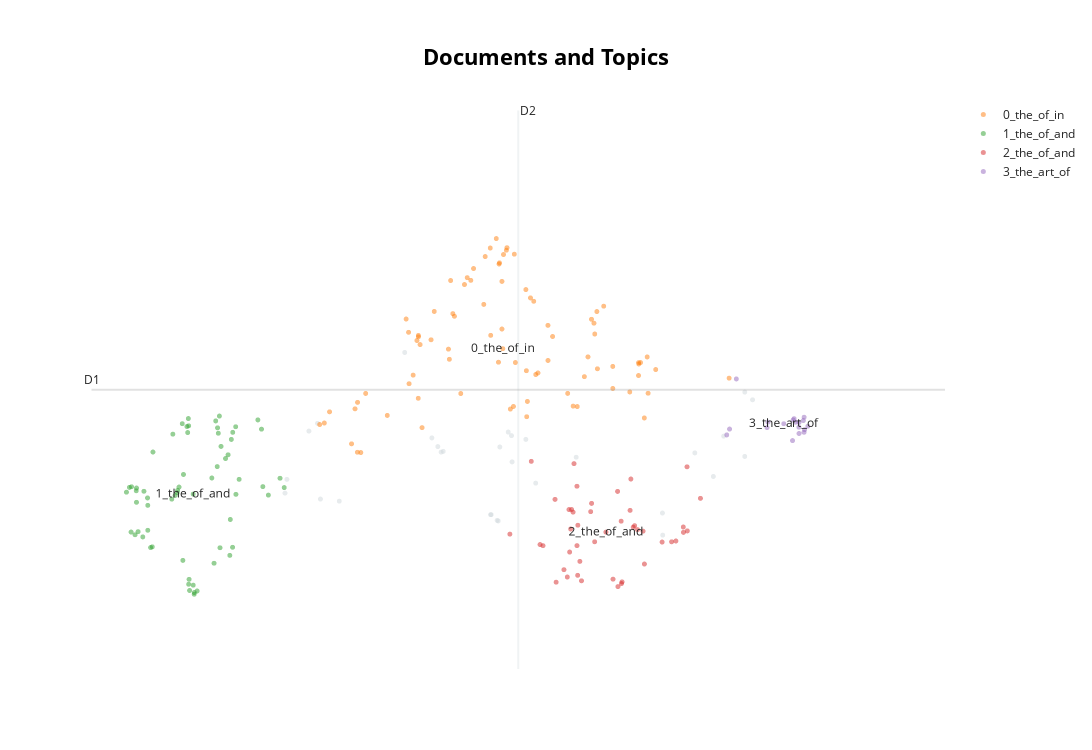

Notebook cell for this chart:
### Code cell
model.visualize_documents(questions)

### Figure 1 — Plotly figure (JSON) as saved in the notebook; plotly's stock layout.template omitted (floating-point values rounded to 4 significant figures)
{"data": [{"hoverinfo": "text", "hovertext": ["Why was there a sudden spurt in famines in colonial India since the mid-eighteenth century? Give reasons.", "Krishnadeva Raya, the King of Vijayanagar, was not only an accomplished scholar himself but was also a great patron of learning and literature. Discuss.", "Analyze the factors for the highly decentralized cotton textile industry in India.", "Why did the industrial revolution first occur in England? Discuss the quality of life of the people there during the industrialization. How does it compare with that in India at present times?", "Identify and discuss the factors responsible for diversity of natural vegetation in India. Assess the significance of wildlife sanctuaries in rain forests regions of India.", "Examine how the decline of traditional artisanal industry in colonial India crippled the rural economy.", "Assess the main administrative issues and socio-cultural problems in the integration process of Indian Princely States.", "Mention the advantages of the cultivation of pulses because of which the year 2016 was declared as the International Year of Pulses by United Nations.", "‘Latecomer’ Industrial Revolution in Japan involved certain factors that were markedly different from what West had experienced.” Analyze.", "“Africa was chopped into states artificially created by accidents of European competition.” Analyze.", "Has the formation of linguistic States strengthened the cause of Indian Unity?", "Discuss the role of women in the freedom struggle especially during the Gandhian phase.", "Defying the barriers of age, gender and religion, the Indian women became the torchbearer during the struggle for freedom in India. Discuss.", "Taxila university was one of the oldest universities of the world with which were associated a number of renowned learned personalities of different disciplines. Its strategic location caused its fame to flourish, but unlike Nalanda, it is not considered as a university in the modern sense. Discuss.", "Why did the Green Revolution in India virtually by-pass the eastern region despite fertile soil and good availability of water?", "Growing feeling of regionalism is an important factor in generation of demand for a separate state. Discuss.", "Describing the distribution of rubber producing countries, indicate the major environmental issues faced by them.", "Why are the tribals in India referred to as 'the Scheduled Tribes? Indicate the major provisions in the Constitution of India for their upliftment.", "From being net food importer in 1960s, India has emerged as a net food exporter to the world. Provide reasons.", "Evaluate the nature of the Bhakti Literature and its contribution to Indian culture.", "The Bhakti movement received a remarkable re-orientation with the advent of Sri Chaitanya Mahaprabhu. Discuss.", "Explain the role of geographical factors towards the development of Ancient India.", "Defining blue revolution, explain the problems and strategies for pisciculture development in India.", "Discuss whether formation of new states in recent times is beneficial or not for the economy of India.", "Discuss the factors for localisation of agro-based food processing industries of North-West India.", "Discuss the natural resource potentials of ‘Deccan trap’.", "Discuss the multi-dimensional implications of uneven distribution of mineral oil in the world.", "To what extent has the urban planning and culture of the Indus Valley Civilization provided inputs to the present day urbanization?\nDiscuss.", "What were the major technological changes introduced during the Sultanate period? How did those technological changes influence the Indian society?", null], "marker": {"color": "#CFD8DC", "opacity": 0.5, "size": 5}, "mode": "markers+text", "name": "other", "showlegend": false, "type": "scattergl", "x": [8.287, 11.23, 7.377, 8.271, 5.364, 8.19, 8.664, 7.504, 8.182, 8.8, 8.468, 10.54, 10.54, 11.67, 6.108, 8.423, 5.691, 9.355, 7.532, 11.38, 10.98, 11.67, 5.849, 8.308, 7.458, 5.39, 5.809, 7.004, 11.77, 8.476], "y": [6.405, 6.903, 7.335, 6.411, 6.717, 6.476, 7.319, 7.176, 6.475, 6.829, 7.361, 6.246, 6.494, 7.128, 6.627, 7.401, 7.412, 7.119, 7.184, 7.356, 7.167, 7.849, 6.65, 7.234, 7.238, 6.871, 7.499, 8.293, 7.762, 7.067]}, {"hoverinfo": "text", "hovertext": ["Smart cities in India cannot sustain without smart vilages. Discuss this statement in the backdrop of rural urban integration.", "Are tolerance, assimilation and pluralism the key elements in the making of an Indian form of secularism? Justify your answer.", "Given the diversities among the tribal communities in India, in which specific contexts should they be considered as a single category?", "Critically examine whether growing population is the cause of poverty OR poverty is the mains cause of population increase in India.", "‘Despite implementation of various programmes for eradication of poverty by the government in India, poverty is still existing’. Explain by giving reasons.", "How does India see its place in the economic space of rising natural resources rich Africa?", "“The growth of cities as I.T. hubs has opened up new avenues of employment, but has also created new problems”. Substantiate this statement with examples", "Why is India considered as a sub-continent? Elaborate your answer.", "Child cuddling is now being replaced by mobile phones. Discuss its impact on the socialization of children.", "Do we have cultural pockets of small India all over the nation? Elaborate with examples.", "Do you agree that there is a growing trend of opening new sugar mills in southern states of India? Discuss with justification.", "What is the basis of regionalism? Is it that unequal distribution of benefits of development on regional basis eventually promotes regionalism? Substantiate your answer.", "Discuss the various economic and\nsocio-cultural forces that are driving increasing feminization of agriculture in India.", "What is Cryptocurrency? How does it affect global society? Has it been affecting Indian society also?", "How do you explain the statistics that show that the sex ratio in Tribes in India is more favourable to women than the sex ratio among Scheduled Castes?", "\"An essential condition to eradicate poverty is to liberate the poor from the process of deprivation.\" Substantiate this statement with suitable examples.", "How have digital initiatives in India contributed to the functioning of the education system in the country? Elaborate your answer.", "Do you think marriage as a sacrament in loosing its value in Modern India?", "How does patriarchy impact the position of a middle class working woman in India?", "India has immense potential of solar energy though there are regional variations in its developments. Elaborate.", "How do the Indian debates on secularism differ from the debates in the West?", "Distinguish between religiousness/religiosity and communalism giving one example of how the former has got transformed into the latter in independent India.", "Debate the issue whether and how contemporary movements for assertion of Dalit identity work towards annihilation of caste.", "Analyze the salience of ‘sect’ in Indian society vis-a-vis caste, region and religion.", "“Empowering women is the key to control population growth.” Discuss.", "Can the strategy of regional resource-based manufacturing help in promoting employment in India?", "Why is caste identity in India both fluid and static?", "“Caste system is assuming new identities and associational forms. Hence, caste system cannot be eradicated in India.”", "Does urbanization lead to more segregation and/or marginalization of the poor in Indian metropolises?", "Critically examine the effect of globalization on the aged population in India.", "How is efficient and affordable urban mass transport key to the rapid economic development in India?", "The life cycle of a joint family depends on economic factors rather than social values. Discuss.", "Trace the rise and growth of socio-religious reform movements with special reference to Young Bengal and Brahmo Samaj.", "Globalisation is generally said to promote cultural homogenisation but due to this cultural specificities appear to be strengthened in the Indian society.’ Elucidate.", "‘Women’s movement in India has not addressed the issues of women of lower social strata.’ Substantiate your view.", "With a brief background of quality of urban life in India, introduce the objectives and strategy of the 'Smart City Programme'.", "Discuss the changes in the trends of labour migration within and outside India in the last four decades.", "Discuss the impact of post-liberal economy on ethnic identity and communalism.", "Discuss the positive and negative effects of globalization on women in India?", "It is said that India has substantial reserves of shale oil and gas, which can feed the needs of the country for quarter century. However, tapping of the resource does not appear to be high on the agenda. Discuss critically the availability and issues involved.", "The spirit of tolerance and love is not only an interesting feature of Indian society from very early times, but it is also playing an important part at the present. Elaborate.", "What are the main socio-economic implications arising out of the development of IT industries in major cities of India?", "What makes the Indian society unique in sustaining its culture? Discuss.", "Examine the potential of wind energy in India and explain the reasons for their limited spatial spread.", "Discuss the main objectives of Population Education and point out the measures to achieve them in India in detail.", "Examine the uniqueness of tribal knowledge system when compared with mainstream knowledge and cultural systems.", "What is the significance of Industrial Corridors in India? Identifying industrial corridors, explain their main characteristics.", "Do you agree that regionalism in India appears to be a consequence of rising cultural assertiveness? Argue.", "Discuss the various social problems which originated out of the speedy process of urbanization in India.", "Why did human development fail to keep pace with economic development in India?", "With growing scarcity of fossil fuels, the atomic energy is gaining more and more significance in India. Discuss the availability of raw material required for the generation of atomic energy in India and in the world.", "Is diversity and pluralism in India under threat due to globalisation? Justify your answer.", "What are the main features of Vedic society and religion? Do you think some of the features are still prevailing in Indian society?", "Customs and traditions suppress reason leading to obscurantism. Do you agree?", "How does Indian society maintain continuity in traditional social values? Enumerate the changes taking place in it.", "Sufis and medieval saints failed to modify either the religious ideas and practices or the outward structure of Hindu/ Muslim societies to any appreciable extent. Comment.", "Account for the change in the spatial pattern of the Iron and Steel industry in the world.", "The women’s questions arose in modern India as a part of the 19th century social reform movement. What are the major issues and debates concerning women in that period?", "Petroleum refineries are not necessarily located nearer to crude oil producing areas, particularly in many of the developing countries. Explain its implications.", "Mention core strategies for the transformation of aspirational districts in India and explain the nature of convergence, collaboration and competition for its success.", "What are the challenges to our cultural practices in the name of secularism?", "Account for the present location of iron and steel industries away from the source of raw material, by giving examples.", "Are we losing our local identity for the global identity? Discuss.", "Elucidate the relationship between globalization and new technology in a world of scarce resources, with special reference to India.", "Write a critical note on the evolution and significance of the slogan, ‘Jai Jawan, Jai Kisan’.", "COVID-19 pandemic accelerated class inequalities and poverty in India. Comment.", "Examine the role of ‘Gig Economy’ in the process of empowerment of women in India.", "Bring out the socio-economic effects of the introduction of railways in different countries of the world", "Why do some of the most prosperous regions of India have an adverse sex ratio for women? Give your arguments.", "Explain why suicide among young women is increasing in Indian Society.", "How the Indian concept of secularism different from the western model of secularism?\nDiscuss.", "“Male membership needs to be encouraged in order to make women’s organization free from gender bias.” Comment.", "How is the growth of Tier 2 cities related to the rise of a new middle class with an emphasis on the culture of consumption?", "Explore and evaluate the impact of ‘Work From Home’ on family relationships.", "‘Communalism arises either due to power struggle or relative deprivation.’ Argue by giving suitable illustrations.", "What are the continued challenges for women in India against time and space?", "Describe any four cultural elements of diversity in India and rate their relative significance in building a national identity.", "Despite India being one of the countries of the Gondwanaland, its mining industry contributes much less to its Gross Domestic Product(GDP) in percentage. Discuss.", "In the context of the diversity of India, can it be said that the regions form cultural units rather than the States? Give reasons with examples for your view point.", "Mumbai, Delhi and Kolkata are the three Mega cities of the country but the air pollution is much more serious probelm in Delhi as compared to the other two. Why is this so?", "“Inspite of adverse environmental impact, coal mining is still inevitable for development”.\nDiscuss", "Has caste lost its relevance in understanding the multi- cultural Indian Society? Elaborate your answer with illustrations.", "To what extent globalization has influenced the core of cultural diversity in India? Explain.", null], "marker": {"opacity": 0.5, "size": 5}, "mode": "markers+text", "name": "0_the_of_in", "text": ["", "", "", "", "", "", "", "", "", "", "", "", "", "", "", "", "", "", "", "", "", "", "", "", "", "", "", "", "", "", "", "", "", "", "", "", "", "", "", "", "", "", "", "", "", "", "", "", "", "", "", "", "", "", "", "", "", "", "", "", "", "", "", "", "", "", "", "", "", "", "", "", "", "", "", "", "", "", "", "", "", "", "", "0_the_of_in"], "textfont": {"size": 12}, "type": "scattergl", "x": [7.172, 10.21, 9.313, 7.824, 7.861, 6.765, 7.192, 11.45, 8.728, 8.686, 7.242, 8.452, 8.337, 8.183, 8.507, 7.948, 7.664, 9.609, 8.358, 6.356, 10.21, 9.856, 9.638, 9.856, 8.107, 7.19, 9.598, 9.732, 7.409, 8.522, 7.215, 8.773, 10.34, 8.801, 8.259, 7.057, 8.29, 9.031, 8.337, 5.903, 10.09, 7.365, 9.467, 6.403, 7.911, 9.369, 7.064, 8.495, 7.604, 7.616, 6.276, 8.83, 9.646, 10.33, 9.516, 10.44, 6.469, 8.406, 5.839, 7.686, 10.24, 6.358, 8.968, 7.773, 10.29, 7.634, 8.088, 7.12, 8.303, 8.298, 10.21, 8.177, 7.192, 8.665, 8.967, 8.398, 9.238, 6.324, 8.677, 7.024, 5.975, 9.564, 8.672, 8.349], "y": [8.427, 8.035, 7.691, 9.054, 9.131, 7.588, 8.468, 8.005, 8.904, 7.744, 7.451, 7.659, 9.089, 8.485, 9.394, 9.233, 8.728, 8.499, 9.39, 7.175, 8.164, 7.889, 8.751, 8.137, 9.368, 7.78, 8.621, 8.811, 8.752, 8.18, 8.381, 8.866, 7.836, 8.045, 9.569, 8.519, 8.184, 8.472, 8.555, 7.502, 7.85, 8.435, 8.022, 7.171, 9.101, 7.687, 7.943, 7.688, 8.33, 8.217, 7.269, 8.064, 8.11, 8.243, 8.243, 8.101, 7.834, 9.467, 7.485, 8.698, 8.18, 7.734, 8.203, 7.833, 7.559, 9.099, 8.832, 8.039, 9.297, 9.284, 8.179, 9.463, 8.484, 8.997, 8.596, 9.439, 7.834, 7.661, 7.573, 8.668, 7.627, 8.665, 8.088, 8.335]}, {"hoverinfo": "text", "hovertext": ["How can the mountain ecosystem be restored from the negative impact of development initiatives and tourism?", "Account for variations in oceanic salinity and discuss its multi-dimensional effects.", "Explain the formation of thousands of islands in Indonesian and Philipines archipelagos.", "Discuss the geophysical characteristics of Circum- Pacific Zone.", "Bring out the relationship between the shrinking Himalayan glaciers and the symptoms of climate change in the Indian sub-continent.", "South China Sea has assumed great geopolitical significance in the present context. Comment.", "How are the fjords formed? Why do they constitute some of the most picturesque areas of the world?", "Major hot deserts in northern hemisphere are located between 20-30 deg N latitudes and on the western sides of the continents. Why?", "Most of the unusual climatic happenings are explained as an outcome of the El-Nino effect. Do you agree?", "What is water stress? How and why does it differ regionally in India?", "Discuss the consequences of climate change on the food security in tropical countries.", "Define mantle plume and explain its role in plate tectonics.", "The states of Jammu and Kashmir, Himachal Pradesh and Uttarakhand are reaching the limits of ecological carrying capacity due to tourism. Critically evaluate.", "Why are the world’s fold mountain systems located along the margins of continents? Bring out the association between the global distribution of fold mountains and the earthquakes and volcanoes.", "The interlinking of rivers can provide viable solutions to the multi-dimensional inter-related problems of droughts, floods and interrupted navigation. Critically examine.", "Mention the significance of straits and isthmus in international trade.", "There is no formation of deltas by rivers on the Western Ghats. Why?", "Bring out the causes for more frequent occurrence of landslides in the Himalayas than in the Western Ghats.", "Why is the South-West monsoon called ‘Purvaiya’ (easterly) in Bhojpur Region? How has this directional seasonal wind system influenced the cultural ethos of the region?", "How do ocean currents and water masses differ in their impacts on marine life and coastal environment? Give suitable examples.", "Briefly mention the alignment of major mountain ranges of the world and explain their impact on local weather conditions, with examples.", "How will the melting of Himalayan glaciers have a far- reaching impact on the water resources of India?", "Account for the huge flooding of million cities in India including the smart ones like Hyderabad and Pune. Suggest lasting remedial measures.", "Assess the impact of global warming on the coral life system with examples.", "The process of desertification does not have climate boundaries. Justify with examples.", "Why is India taking keen interest in the Arctic region?", "How do the melting of the Arctic ice and glaciers of the Antarctic differently affect the weather patterns and human activities on the Earth? Explain.", "Differentiate the causes of landslides in the Himalayan region and Western Ghats.", "Discuss the meaning of colour-coded weather warnings for cyclone prone areas given by India Meteorological department.", "\"The Himalayas are highly prone to landslides.\" Discuss the causes and suggest suitable measures of mitigation.", "Discuss the concept of air mass and explain its role in macro-climatic changes.", "What characteristics can be assigned to monsoon climate that succeeds in feeding more than 50 percent of the world population residing in Monsoon Asia?", "Present an account of the Indus Water Treaty and examine its ecological, economic and political implications in the context of changing bilateral relations.", "The effective management of land and water resources will drastically reduce the human miseries. Explain.", "Critically evaluate the various resources of the oceans which can be harnessed to meet the resource crisis in the world.", "India is well endowed with fresh water resources. Critically examine why it still suffers from water scarcity.", "In what way can floods be converted into a sustainable source of irrigation and all-weather inland navigation in India?", "Describe the characteristics and types of primary rocks.", "Tropical cyclones are largely confined to South China Sea, Bay of Bengal and Gulf of Mexico. Why?", "Comment on the resource potentials of the long coastline of India and highlight the status of natural hazard preparedness in these areas.", "Major cities of India are becoming more vulnerable to flood conditions. Discuss.", "How does the cryosphere affect global climate?", "The recent cyclone on the east coast of India was called ‘Phailin’. How are the tropical cyclones named across the world? Elaborate.", "What are the forces that influence ocean currents? Describe their role in fishing industry of the world.", "what are the environmental implications of the reclamation of the water bodies into urban land use? Explain with examples.", "Bring out the causes for the formation of heat islands in the urban habitat of the world.", "How far do you agree that the behaviour of the Indian monsoon has been changing due to humanizing landscape? Discuss.", "Discuss the causes of depletion of mangroves and explain their importance in maintaining coastal ecology.", "Mention the global occurrence of volcanic eruptions in 2021 and their impact on regional environment.", "Why is Indian Regional Navigational Satellite System (IRNSS) needed? How does it help in navigation?", "Explain the factors responsible for the origin of ocean currents. How do they influence regional climates, fishing and navigation?", "Why is the world today confronted with a crisis of availability of and access to freshwater resources?", "How does the Juno Mission of NASA help to understand the origin and evolution of the Earth?", "What are the economic significances of discovery of oil in Arctic Sea and its possible environemental consequences?", "What do you understand by the phenomenon of ‘temperature inversion’ in meteorology? How does it affect weather and the habitants of the place?", "Enumerate the problems and prospects of inland water transport in India.", "“The ideal solution of depleting ground water resources in India is water harvesting system.” How can it be made effective in urban areas?", "What do you understand by the theory of continental drift? Discuss the prominent evidences in its support.", "Examine the status of forest resources of India and its resultant impact on climate change.", "In what way micro-watershed development projects help in water conservation in\ndrought-prone and semi-arid regions of India?", "Troposphere is a very significant atmospheric layer that determines weather processes.\nHow?", "What are the consequences of spreading of ‘Dead Zones’ on marine ecosystem?", null], "marker": {"opacity": 0.5, "size": 5}, "mode": "markers+text", "name": "1_the_of_and", "text": ["", "", "", "", "", "", "", "", "", "", "", "", "", "", "", "", "", "", "", "", "", "", "", "", "", "", "", "", "", "", "", "", "", "", "", "", "", "", "", "", "", "", "", "", "", "", "", "", "", "", "", "", "", "", "", "", "", "", "", "", "", "", "1_the_of_and"], "textfont": {"size": 12}, "type": "scattergl", "x": [5.06, 4.043, 3.522, 3.415, 3.911, 4.645, 3.964, 3.328, 3.554, 4.439, 4.691, 3.309, 5.353, 3.483, 4.487, 4.607, 3.972, 3.892, 4.039, 4.056, 3.483, 4.361, 4.465, 4.119, 3.43, 4.614, 3.479, 3.887, 4.02, 3.858, 3.325, 4.03, 4.735, 5.042, 4.391, 4.629, 4.45, 3.812, 3.826, 5.296, 4.414, 3.26, 3.956, 4.106, 4.992, 3.328, 4.044, 4.121, 3.35, 4.548, 4.049, 4.435, 3.255, 4.473, 3.19, 4.648, 4.688, 3.545, 5.136, 4.584, 3.232, 4.159, 4.105], "y": [6.789, 5.696, 6.107, 6.226, 6.785, 6.11, 5.963, 6.774, 7.177, 7.448, 6.703, 6.25, 6.779, 6.3, 7.24, 6.019, 6.926, 6.747, 7.552, 5.626, 6.58, 6.886, 7.58, 5.583, 6.737, 6.422, 6.663, 6.721, 7.462, 6.691, 6.743, 7.395, 6.871, 7.433, 5.931, 7.319, 7.388, 6.65, 7.378, 6.883, 7.526, 6.788, 7.495, 5.686, 7.537, 6.614, 7.471, 5.603, 6.285, 7.104, 5.751, 7.014, 6.28, 6.105, 6.727, 7.398, 7.461, 6.115, 6.695, 7.146, 6.781, 5.62, 6.705]}, {"hoverinfo": "text", "hovertext": ["What were the events that led to the Suez Crisis in 1956? How did it deal a final blow to Britain’s self-image as a world power?", "In what ways did the navel mutiny prove to be the last nail in the coffin of British colonial aspirations in India?", "What were the major political, economic and social developments in the world which motivated the anti-colonial in India?", "Many voices had strengthened and enriched the nationalist movement during the Gandhian phase. Elaborate.", "To what extend can Germany be held responsible for causing the two World Wars? Discuss critically.", "Assess the role of British imperial power in complicating the process of transfer of power during the 1940s.", "What problems are germane to the decolonization process in the Malay Peninsula?", "The New Economic Policy – 1921 of Lenin had influenced the policies adopted by India soon after independence. Evaluate.", "How difficult would have been the achievement of Indian independence without Mahatma Gandhi? Discuss.", "Why indentured labour was taken by the British from India to their colonies? have they been able to preserve their cultural identity over there?", "It would have been difficult for the Constituent Assembly to complete its historic task of drafting the Constitution for Independent India in just three years, but its experience gained with the Government of India Act, 1935\n.Discuss.", "Critically discuss the objectives of Bhoodan and Gramdan movements initiated by AcharyaVinobhaBhave and their success.", "To what extent did the role of the moderates prepare a base for the wider freedom movement? Comment.", "Explain how the Uprising of 1857 constitutes an important watershed in the evolution of British policies towards colonial India.", "The 1857 uprising was the culmination of the recurrent, big and small local rebellions that had occurred in the preceding hundred years of British rule. Elucidate.", "The political and administrative reorganization of states and territories has been a continuous ongoing process since the mid-nineteenth century. Discuss with examples.", "“In many ways, Lord Dalhousie was the founder of modern India.” Elaborate.", "What policy instruments were deployed to contain the Great Economic Depression?", "Explain how the foundations of the modern world were laid by the American and French Revolutions.", "Highlight the importance of the new objectives that got added to the vision of Indian Independence since the twenties of the last century.", "Mahatma Gandhi and Dr. B R Ambedkar, despite having divergent approaches and strategies, had a common goal of amelioration of the downtrodden. Elucidate.", "How did the colonial rule affect the tribals in India and what was the tribal response to the colonial oppression?", "What was the difference between Mahatma Gandhi and Rabindranath Tagore in their approach towards education and nationalism?", "Examine critically the various facets of economic policies of the British in India from mid-eighteenth century till independence.", "Clarify how mid-eighteenth century India was beset with the spectre of a fragmented polity.", "Since the decade of the 1920s, the national movement acquired various ideological strands and thereby expanded its social base. Discuss.", "Why did the ‘Moderates’ failed to carry conviction with the nation about their proclaimed ideology and political goals by the end of the nineteenth century?", "Evaluate the policies of Lord Curzon and their long term implications on the national movements.", "The anti-colonial struggles in West Africa were led by the new elite of Western-educated Africans.", "Whereas the British planters had developed tea gardens all along the Shivaliks and Lesser Himalayas from Assam to Himachal Pradesh, in effect they did not succeed beyond the Darjeeling area. Explain.", "Though not very useful from the point of view of a connected political history of South India, the Sangam literature portrays the social and economic conditions of its time with remarkable vividness. Comment.", "Analyze the circumstances that led to the Tashkent Agreement in 1966. Discuss the highlights of the Agreement.", "Several foreigners made India their homeland and participated in various movements.\nAnalyze their role in the Indian struggle for freedom.", "Examine the linkages between the nineteenth century’s ‘Indian Renaissance’ and the emergence of national identity.", "“American Revolution was an economic revolt against mercantilism.” Substantiate.", "Discuss the contributions of MaulanaAbulKalam Azad to pre- and post-independent India.", "What are the two major legal initiatives by the State since Independence addressing discrimination against Scheduled Tribes(STs)?", "Highlight the differences in the approach of Subhash Chandra Bose and Mahatma Gandhi in the struggle for freedom.", "Throw light on the significance of the thoughts of Mahatma Gandhi in the present times.", "Critically examine the compulsions which prompted India to play a decisive role in the emergence of Bangladesh.", "Why did the armies of the British East India Company – mostly comprising of Indian soldiers – win consistently against the more numerous and better equipped armies of the Indian rulers? Give reasons.", "” There arose a serious challenge to the Democratic State System between the two World Wars.” Evaluate the statement.", "Bring out the constructive programmes of Mahatma Gandhi during Non-Cooperation Movement and Civil Disobedience Movement.", "The third battle of Panipat was fought in 1761. Why were so many empire-shaking battles fought at Panipat?", null], "marker": {"opacity": 0.5, "size": 5}, "mode": "markers+text", "name": "2_the_of_and", "text": ["", "", "", "", "", "", "", "", "", "", "", "", "", "", "", "", "", "", "", "", "", "", "", "", "", "", "", "", "", "", "", "", "", "", "", "", "", "", "", "", "", "", "", "", "2_the_of_and"], "textfont": {"size": 12}, "type": "scattergl", "x": [9.187, 9.377, 9.312, 10.29, 9.375, 9.233, 9.065, 9.553, 10.53, 9.566, 10.2, 10.87, 9.976, 9.265, 9.608, 8.739, 11.06, 9.256, 9.405, 10.14, 10.88, 9.365, 10.66, 9.279, 9.922, 9.927, 9.983, 9.86, 9.291, 8.446, 10.1, 9.08, 10.16, 10.09, 9.365, 10.27, 9.325, 10.72, 10.82, 9.971, 8.899, 9.428, 10.82, 8.859, 9.762], "y": [5.859, 6.357, 6.504, 5.922, 5.796, 5.776, 6.647, 6.509, 6.168, 6.602, 6.308, 7.012, 5.703, 6.056, 6.171, 7.073, 6.658, 6.533, 5.952, 6.335, 6.293, 6.794, 6.171, 6.315, 6.736, 5.669, 5.722, 5.753, 6.533, 6.257, 6.875, 5.719, 6.352, 6.523, 6.128, 6.291, 7.047, 6.18, 6.337, 6.402, 6.128, 5.734, 6.277, 6.14, 6.28]}, {"hoverinfo": "text", "hovertext": ["Persian literary sources of medieval India reflect the spirit of the age. Comment.", "Pala period is the most significant phase in the history of Buddhism in India. Enumerate.", "Discuss the ‘Tandava’ dance as recorded in early Indian inscriptions.", "The rock-cut architecture represents one of the most important sources of our knowledge of early Indian art and history. Discuss.", "How will you explain the medieval Indian temple sculptures represent the social life of those days?", "Safeguarding the Indian art heritage is the need of the moment.", "Assess the importance of the accounts of the Chinese and Arab travellers in the reconstruction of the history of India.", "Discuss the main contributions of Gupta period and Chola period to Indian heritage and culture\n.", "Gandhara sculpture owed as much to the Romans as to the Greeks. Explain.", "How do you justify the view that the level of excellence of the Gupta numismatic art is not at all noticeable in later times?", "Early Buddhist Stupa-art, while depicting folk motifs and narratives successfully expounds Buddhist ideals. Elucidate.", "Chola architecture represents a high watermark in the evolution of temple architecture. Discuss", "The ancient civilization in Indian sub continent differed from those of Egypt , Mesopotamia and Greece in that its culture and traditions have been preserved without breakdown to the present day. Comment", "Mesolithic rock cut architecture of India not only reflects the cultural life of the times but also a fine aesthetic sense comparable to modern painting. Critically evaluate this comment.", "Highlight the Central Asian and Greco Bactrian elements in the Gandhara art.", "Indian Philosophy and tradition played a significant role in conceiving and shaping the monuments and their art in India. Discuss.", "Discuss the significance of the lion and bull figures in Indian mythology, art and architecture.", null], "marker": {"opacity": 0.5, "size": 5}, "mode": "markers+text", "name": "3_the_art_of", "text": ["", "", "", "", "", "", "", "", "", "", "", "", "", "", "", "", "", "3_the_art_of"], "textfont": {"size": 12}, "type": "scattergl", "x": [11.46, 11.97, 12.53, 12.47, 12.33, 12.48, 11.42, 11.98, 12.34, 12.32, 12.36, 12.41, 11.55, 12.48, 12.41, 12.41, 12.49, 12.2], "y": [7.435, 7.451, 7.466, 7.53, 7.536, 7.398, 7.369, 7.512, 7.551, 7.305, 7.511, 7.455, 7.996, 7.567, 7.509, 7.385, 7.428, 7.494]}], "layout": {"annotations": [{"showarrow": false, "text": "D1", "x": 2.712, "y": 7.875, "yshift": 10}, {"showarrow": false, "text": "D2", "x": 8.561, "xshift": 10, "y": 11.0}], "height": 750, "shapes": [{"line": {"color": "#CFD8DC", "width": 2}, "type": "line", "x0": 8.561, "x1": 8.561, "y0": 4.746, "y1": 11.0}, {"line": {"color": "#9E9E9E", "width": 2}, "type": "line", "x0": 2.712, "x1": 14.41, "y0": 7.875, "y1": 7.875}], "title": {"font": {"color": "Black", "size": 22}, "text": "<b>Documents and Topics</b>", "x": 0.5, "xanchor": "center", "yanchor": "top"}, "width": 1200, "xaxis": {"visible": false}, "yaxis": {"visible": false}}}
